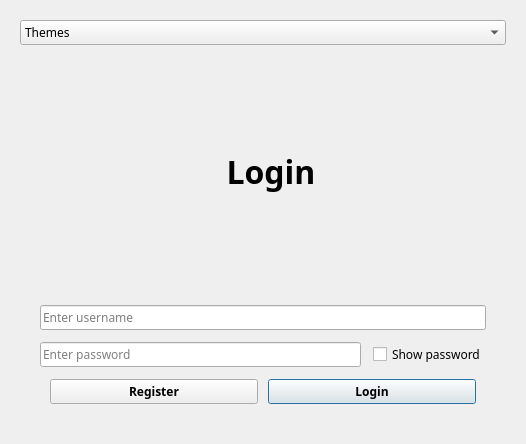
<?xml version="1.0" encoding="UTF-8"?>
<ui version="4.0">
 <class>LoginWindow</class>
 <widget class="QDialog" name="LoginWindow">
  <property name="windowModality">
   <enum>Qt::WindowModality::ApplicationModal</enum>
  </property>
  <property name="geometry">
   <rect>
    <x>0</x>
    <y>0</y>
    <width>526</width>
    <height>444</height>
   </rect>
  </property>
  <property name="minimumSize">
   <size>
    <width>380</width>
    <height>240</height>
   </size>
  </property>
  <property name="windowTitle">
   <string>Login</string>
  </property>
  <layout class="QVBoxLayout" name="verticalLayout">
   <property name="spacing">
    <number>12</number>
   </property>
   <property name="leftMargin">
    <number>20</number>
   </property>
   <property name="topMargin">
    <number>20</number>
   </property>
   <property name="rightMargin">
    <number>20</number>
   </property>
   <property name="bottomMargin">
    <number>20</number>
   </property>
   <item>
    <widget class="QComboBox" name="themeBox">
     <property name="font">
      <font>
       <family>Ink Free</family>
      </font>
     </property>
     <item>
      <property name="text">
       <string>Themes</string>
      </property>
     </item>
     <item>
      <property name="text">
       <string>Light</string>
      </property>
     </item>
     <item>
      <property name="text">
       <string>Dark</string>
      </property>
     </item>
     <item>
      <property name="text">
       <string>Blue</string>
      </property>
     </item>
     <item>
      <property name="text">
       <string>Pastel</string>
      </property>
     </item>
    </widget>
   </item>
   <item>
    <widget class="QFrame" name="cardFrame">
     <property name="styleSheet">
      <string notr="true"/>
     </property>
     <property name="frameShape">
      <enum>QFrame::Shape::NoFrame</enum>
     </property>
     <property name="frameShadow">
      <enum>QFrame::Shadow::Plain</enum>
     </property>
     <layout class="QVBoxLayout" name="verticalLayout_2">
      <property name="spacing">
       <number>12</number>
      </property>
      <property name="leftMargin">
       <number>20</number>
      </property>
      <property name="topMargin">
       <number>20</number>
      </property>
      <property name="rightMargin">
       <number>20</number>
      </property>
      <property name="bottomMargin">
       <number>20</number>
      </property>
      <item>
       <widget class="QLabel" name="title">
        <property name="minimumSize">
         <size>
          <width>462</width>
          <height>189</height>
         </size>
        </property>
        <property name="font">
         <font>
          <family>Ink Free</family>
          <pointsize>24</pointsize>
          <bold>true</bold>
         </font>
        </property>
        <property name="text">
         <string>Login</string>
        </property>
        <property name="alignment">
         <set>Qt::AlignmentFlag::AlignCenter</set>
        </property>
       </widget>
      </item>
      <item>
       <widget class="QLabel" name="errorLabel">
        <property name="styleSheet">
         <string notr="true"/>
        </property>
        <property name="text">
         <string/>
        </property>
        <property name="alignment">
         <set>Qt::AlignmentFlag::AlignCenter</set>
        </property>
        <property name="wordWrap">
         <bool>true</bool>
        </property>
       </widget>
      </item>
      <item>
       <widget class="QLineEdit" name="username">
        <property name="font">
         <font>
          <family>Ink Free</family>
         </font>
        </property>
        <property name="styleSheet">
         <string notr="true"/>
        </property>
        <property name="text">
         <string/>
        </property>
        <property name="maxLength">
         <number>64</number>
        </property>
        <property name="placeholderText">
         <string>Enter username</string>
        </property>
        <property name="clearButtonEnabled">
         <bool>true</bool>
        </property>
       </widget>
      </item>
      <item>
       <layout class="QHBoxLayout" name="horizontalLayout_2">
        <item>
         <widget class="QLineEdit" name="password">
          <property name="font">
           <font>
            <family>Ink Free</family>
           </font>
          </property>
          <property name="styleSheet">
           <string notr="true"/>
          </property>
          <property name="text">
           <string/>
          </property>
          <property name="maxLength">
           <number>64</number>
          </property>
          <property name="echoMode">
           <enum>QLineEdit::EchoMode::Password</enum>
          </property>
          <property name="placeholderText">
           <string>Enter password</string>
          </property>
         </widget>
        </item>
        <item>
         <widget class="QCheckBox" name="showPasswordCheckBox">
          <property name="font">
           <font>
            <family>Ink Free</family>
           </font>
          </property>
          <property name="text">
           <string>Show password</string>
          </property>
         </widget>
        </item>
       </layout>
      </item>
      <item>
       <layout class="QHBoxLayout" name="horizontalLayout">
        <property name="spacing">
         <number>10</number>
        </property>
        <property name="leftMargin">
         <number>10</number>
        </property>
        <property name="topMargin">
         <number>0</number>
        </property>
        <property name="rightMargin">
         <number>10</number>
        </property>
        <item>
         <widget class="QPushButton" name="registerButton">
          <property name="font">
           <font>
            <family>Ink Free</family>
            <bold>true</bold>
           </font>
          </property>
          <property name="styleSheet">
           <string notr="true"/>
          </property>
          <property name="text">
           <string>Register</string>
          </property>
          <property name="autoDefault">
           <bool>false</bool>
          </property>
         </widget>
        </item>
        <item>
         <widget class="QPushButton" name="loginButton">
          <property name="font">
           <font>
            <family>Ink Free</family>
            <bold>true</bold>
           </font>
          </property>
          <property name="styleSheet">
           <string notr="true"/>
          </property>
          <property name="text">
           <string>Login</string>
          </property>
          <property name="default">
           <bool>true</bool>
          </property>
         </widget>
        </item>
       </layout>
      </item>
     </layout>
    </widget>
   </item>
  </layout>
 </widget>
 <resources/>
 <connections/>
</ui>
